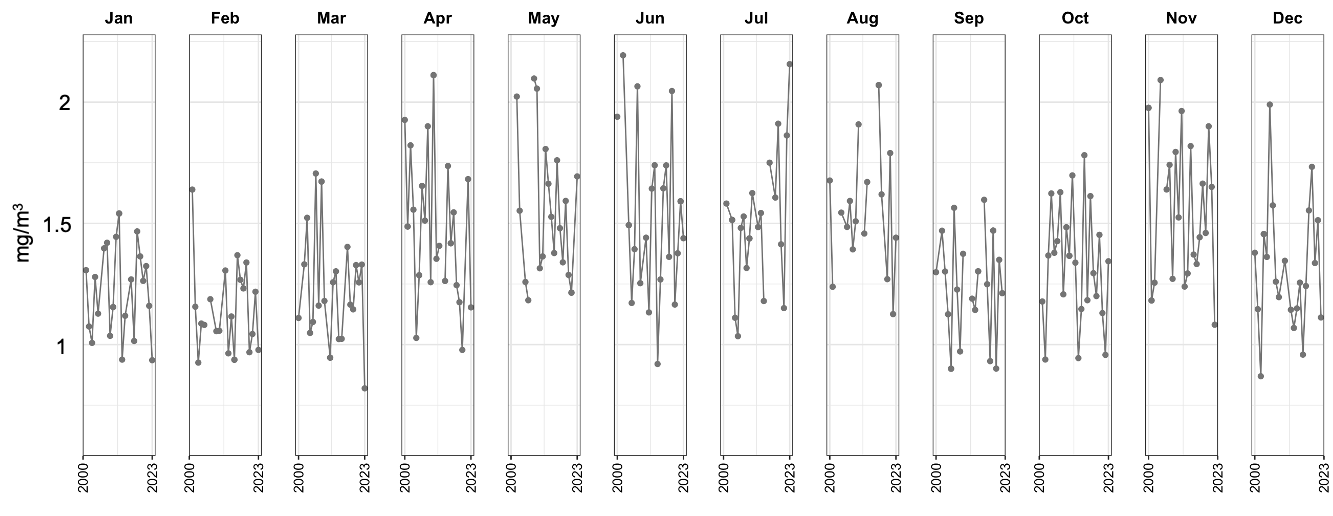

The R source for this figure:
## Figures for Surface Chlorophyll

## **Laura Gruenburg, lagruenburg@gmail.com**

#   **LAST UPDATED: June 5, 2024**

#####load required functions
#  You will need to download the functions from here https://gist.github.com/gavinsimpson/e73f011fdaaab4bb5a30

setwd("~/Desktop/NYB Indicators/Deriv")
source("Deriv.R")
library(mgcv)
library(ggplot2)
library(lubridate)
#library(mgcViz)

# https://coastwatch.pfeg.noaa.gov/erddap/info/pmlEsaCCI50OceanColorMonthly/indeyear.html

#######Load the datasets
setwd("~/Desktop/NYB Indicators/NYB_Indicators_Calculations/Final_Timeseries_Figures/Timeseries_Files_2023")
ds<-read.csv("chla_2023.csv", header = TRUE)
ds$month <- month(ds$date)
ds$year <- year(ds$date)

jan<-ds[ds$month == 1, ]
feb<-ds[ds$month == 2, ]
mar<-ds[ds$month == 3, ]
apr<-ds[ds$month == 4, ]
may<-ds[ds$month == 5, ]
jun<-ds[ds$month == 6, ]
jul<-ds[ds$month == 7, ]
aug<-ds[ds$month == 8, ]
sep<-ds[ds$month == 9, ]
oct<-ds[ds$month == 10, ]
nov<-ds[ds$month == 11, ]
dec<-ds[ds$month == 12, ]

#calculate the 30th a and 70th percentiles for the short term column of the indicators report
qjan = quantile(jan$chla, probs = c(.30, .70))

# find the last 5 years mean
mn_jan5 = mean(jan$chla[jan$year >= 2019])
# what quintile the data is in
mn_jan5 >qjan


# Creat a GAM - adjust k and remember to check model
mod_jan<- gam(chla ~ s(year, k=10), data = jan)
summary(mod_jan) #check out model
gam.check(mod_jan)

pdata_jan <- with(jan, data.frame(year = year))
p2_mod_jan <- predict(mod_jan, newdata = pdata_jan,  type = "terms", se.fit = TRUE)
intercept_jan = 1.232035  # look at p2_mod and eyeartract the intercept
pdata_jan <- transform(pdata_jan, p2_mod_jan = p2_mod_jan$fit[,1], se2_jan = p2_mod_jan$se.fit[,1])

#  Now that we have the model prediction, the neyeart step is to calculate the first derivative
#  Then determine which increases and decreases are significant
Term = "year"
mod_jan.d <- Deriv(mod_jan, n=23) # n is the number of years
mod_jan.dci <- confint(mod_jan.d, term = Term)
mod_jan.dsig <- signifD(pdata_jan$p2_mod_jan, d = mod_jan.d[[Term]]$deriv,
                        +                    mod_jan.dci[[Term]]$upper, mod_jan.dci[[Term]]$lower)

# Take a quick look to make sure it appears ok before final plotting
plot(chla ~ year, data = jan )
lines(chla ~ year, data = jan)
lines(p2_mod_jan+intercept_jan ~ year, data = pdata_jan, type = "n")
lines(p2_mod_jan+intercept_jan ~ year, data = pdata_jan)
lines(unlist(mod_jan.dsig$incr)+intercept_jan ~ year, data = pdata_jan, col = "blue", lwd = 3)
lines(unlist(mod_jan.dsig$decr)+intercept_jan ~ year, data = pdata_jan, col = "red", lwd = 3)

linearMod_jan<- lm(chla ~ year, data=jan)
summary(linearMod_jan)

##########################FEB

#calculate the 30th a and 70th percentiles for the short term column of the indicators report
qfeb = quantile(feb$chla, probs = c(.30, .70))

# find the last 5 years mean
mn_feb5 = mean(feb$chla[feb$year >= 2019])
# what quintile the data is in
mn_feb5 >qfeb

mod_feb<- gam(chla ~ s(year, k=10), data = feb)
summary(mod_feb) #check out model
gam.check(mod_feb)

pdata_feb <- with(feb, ], data.frame(year = year))
p2_mod_feb <- predict(mod_feb, newdata = pdata_feb,  type = "terms", se.fit = TRUE)
intercept_feb = 1.123051  # look at p2_mod and eyeartract the intercept
pdata_feb <- transform(pdata_feb , p2_mod_feb  = p2_mod_feb$fit[,1], se2_feb = p2_mod_feb$se.fit[,1])

#  Now that we have the model prediction, the neyeart step is to calculate the first derivative
#  Then determine which increases and decreases are significant
Term = "year"
mod_feb.d <- Deriv(mod_feb, n=24) # n is the number of years
mod_feb.dci <- confint(mod_feb.d, term = Term)
mod_feb.dsig <- signifD(pdata_feb$p2_mod_feb, d = mod_feb.d[[Term]]$deriv,
                        +                    mod_feb.dci[[Term]]$upper, mod_feb.dci[[Term]]$lower)

# Take a quick look to make sure it appears ok before final plotting
plot(feb ~ year, data = feb, ])
lines(feb ~ year, data = feb, ])
lines(p2_mod_feb+intercept_feb ~ year, data = pdata_feb, type = "n")
lines(p2_mod_feb+intercept_feb ~ year, data = pdata_feb)
lines(unlist(mod_feb.dsig$incr)+intercept_feb ~ year, data = pdata_feb, col = "blue", lwd = 3)
lines(unlist(mod_feb.dsig$decr)+intercept_feb ~ year, data = pdata_feb, col = "red", lwd = 3)

linearMod_feb<- lm(feb ~ year, data=feb, ])
summary(linearMod_feb)
##########################MAR

#calculate the 30th a and 70th percentiles for the short term column of the indicators report
qmar = quantile(mar$chla, probs = c(.30, .70))

# find the last 5 years mean
mn_mar5 = mean(mar$chla[mar$year >= 2019])
# what quintile the data is in
mn_mar5 >qmar

mod_mar<- gam(mar ~ s(year, k=10), data = ds[2:25,])
summary(mod_mar) #check out model
gam.check(mod_mar)

pdata_mar <- with(ds, data.frame(year = year))
p2_mod_mar <- predict(mod_mar, newdata = pdata_mar,  type = "terms", se.fit = TRUE)
intercept_mar = 1.210976  # look at p2_mod and eyeartract the intercept
pdata_mar <- transform(pdata_mar , p2_mod_mar  = p2_mod_mar$fit[,1], se2_mar = p2_mod_mar$se.fit[,1])

#  Now that we have the model prediction, the neyeart step is to calculate the first derivative
#  Then determine which increases and decreases are significant
Term = "year"
mod_mar.d <- Deriv(mod_mar, n=24) # n is the number of years
mod_mar.dci <- confint(mod_mar.d, term = Term)
mod_mar.dsig <- signifD(pdata_mar$p2_mod_mar, d = mod_mar.d[[Term]]$deriv,
                        +                    mod_mar.dci[[Term]]$upper, mod_mar.dci[[Term]]$lower)

# Take a quick look to make sure it appears ok before final plotting
plot(mar ~ year, data = ds[2:25, ])
lines(mar ~ year, data = ds[2:25, ])
lines(p2_mod_mar+intercept_mar ~ year, data = pdata_mar, type = "n")
lines(p2_mod_mar+intercept_mar ~ year, data = pdata_mar)
lines(unlist(mod_mar.dsig$incr)+intercept_mar ~ year, data = pdata_mar, col = "blue", lwd = 3)
lines(unlist(mod_mar.dsig$decr)+intercept_mar ~ year, data = pdata_mar, col = "red", lwd = 3)

linearMod_mar<- lm(mar ~ year, data=ds[2:25, ])
summary(linearMod_mar)


##########################APR

#calculate the 30th a and 70th percentiles for the short term column of the indicators report
qapr = quantile(apr$chla, probs = c(.30, .70))

# find the last 5 years mean
mn_apr5 = mean(apr$chla[apr$year >= 2019])
# what quintile the data is in
mn_apr5 >qapr

mod_apr<- gam(apr ~ s(year, k=10), data = ds[2:25, ])
summary(mod_apr) #check out model
gam.check(mod_apr)

pdata_apr <- with(ds[2:25, ], data.frame(year = year))
p2_mod_apr <- predict(mod_apr, newdata = pdata_apr,  type = "terms", se.fit = TRUE)
intercept_apr = 1.244894  # look at p2_mod and eyeartract the intercept
pdata_apr <- transform(pdata_apr , p2_mod_apr  = p2_mod_apr$fit[,1], se2_apr = p2_mod_apr$se.fit[,1])

#  Now that we have the model prediction, the neyeart step is to calculate the first derivative
#  Then determine which increases and decreases are significant
Term = "year"
mod_apr.d <- Deriv(mod_apr, n=24) # n is the number of years
mod_apr.dci <- confint(mod_apr.d, term = Term)
mod_apr.dsig <- signifD(pdata_apr$p2_mod_apr, d = mod_apr.d[[Term]]$deriv,
                        +                    mod_apr.dci[[Term]]$upper, mod_apr.dci[[Term]]$lower)

# Take a quick look to make sure it appears ok before final plotting
plot(apr ~ year, data = ds[2:25, ])
lines(apr ~ year, data = ds[2:25, ])
lines(p2_mod_apr+intercept_apr ~ year, data = pdata_apr, type = "n")
lines(p2_mod_apr+intercept_apr ~ year, data = pdata_apr)
lines(unlist(mod_apr.dsig$incr)+intercept_apr ~ year, data = pdata_apr, col = "blue", lwd = 3)
lines(unlist(mod_apr.dsig$decr)+intercept_apr ~ year, data = pdata_apr, col = "red", lwd = 3)

linearMod_apr<- lm(apr ~ year, data=ds[2:25, ])
summary(linearMod_apr)
# April had a statistically significant part of the GAM

##########################MAY

#calculate the 30th a and 70th percentiles for the short term column of the indicators report
qmay = quantile(may$chla, probs = c(.30, .70))

# find the last 5 years mean
mn_may5 = mean(may$chla[may$year >= 2019])
# what quintile the data is in
mn_may5 >qmay

mod_may<- gam(may ~ s(year, k=10), data = ds[2:25, ])
summary(mod_may) #check out model
gam.check(mod_may)

pdata_may <- with(ds[2:25, ], data.frame(year = year))
p2_mod_may <- predict(mod_may, newdata = pdata_may,  type = "terms", se.fit = TRUE)
intercept_may = 1.039975  # look at p2_mod and eyeartract the intercept
pdata_may <- transform(pdata_may , p2_mod_may  = p2_mod_may$fit[,1], se2_may = p2_mod_may$se.fit[,1])

#  Now that we have the model prediction, the neyeart step is to calculate the first derivative
#  Then determine which increases and decreases are significant
Term = "year"
mod_may.d <- Deriv(mod_may, n=24) # n is the number of years
mod_may.dci <- confint(mod_may.d, term = Term)
mod_may.dsig <- signifD(pdata_may$p2_mod_may, d = mod_may.d[[Term]]$deriv,
                        +                    mod_may.dci[[Term]]$upper, mod_may.dci[[Term]]$lower)

# Take a quick look to make sure it appears ok before final plotting
plot(may ~ year, data = ds[2:25, ])
lines(may ~ year, data = ds[2:25, ])
lines(p2_mod_may+intercept_may ~ year, data = pdata_may, type = "n")
lines(p2_mod_may+intercept_may ~ year, data = pdata_may)
lines(unlist(mod_may.dsig$incr)+intercept_may ~ year, data = pdata_may, col = "blue", lwd = 3)
lines(unlist(mod_may.dsig$decr)+intercept_may ~ year, data = pdata_may, col = "red", lwd = 3)

linearMod_may<- lm(may ~ year, data=ds[2:25, ])
summary(linearMod_may)

##########################JUN - one significant increase

#calculate the 30th a and 70th percentiles for the short term column of the indicators report
qjun = quantile(jun$chla, probs = c(.30, .70))

# find the last 5 years mean
mn_jun5 = mean(jun$chla[jun$year >= 2019])
# what quintile the data is in
mn_jun5 >qjun


mod_jun<- gam(jun ~ s(year, k=10), data = ds[2:25, ])
summary(mod_jun) #check out model
gam.check(mod_jun)

pdata_jun <- with(ds[2:25, ], data.frame(year = year))
p2_mod_jun <- predict(mod_jun, newdata = pdata_jun,  type = "terms", se.fit = TRUE)
intercept_jun = 0.9287668  # look at p2_mod and eyeartract the intercept
pdata_jun <- transform(pdata_jun , p2_mod_jun  = p2_mod_jun$fit[,1], se2_jun = p2_mod_jun$se.fit[,1])

#  Now that we have the model prediction, the neyeart step is to calculate the first derivative
#  Then determine which increases and decreases are significant
Term = "year"
mod_jun.d <- Deriv(mod_jun, n=24) # n is the number of years
mod_jun.dci <- confint(mod_jun.d, term = Term)
mod_jun.dsig <- signifD(pdata_jun$p2_mod_jun, d = mod_jun.d[[Term]]$deriv,
                        +                    mod_jun.dci[[Term]]$upper, mod_jun.dci[[Term]]$lower)

# Take a quick look to make sure it appears ok before final plotting
plot( jun~ year, data = ds[2:25, ])
lines(jun ~ year, data = ds[2:25, ])
lines(p2_mod_jun+intercept_jun ~ year, data = pdata_jun, type = "n")
lines(p2_mod_jun+intercept_jun ~ year, data = pdata_jun)
lines(unlist(mod_jun.dsig$incr)+intercept_jun ~ year, data = pdata_jun, col = "blue", lwd = 3)
lines(unlist(mod_jun.dsig$decr)+intercept_jun ~ year, data = pdata_jun, col = "red", lwd = 3)

linearMod_jun<- lm(jun ~ year, data=ds[2:25, ])
summary(linearMod_jun)

##########################JUL

#calculate the 30th a and 70th percentiles for the short term column of the indicators report
qjul = quantile(jul$chla, probs = c(.30, .70))

# find the last 5 years mean
mn_jul5 = mean(jul$chla[jul$year >= 2019])
# what quintile the data is in
mn_jul5 >qjul

mod_jul<- gam(jul ~ s(year, k=10), data = ds[2:25, ])
summary(mod_jul) #check out model
gam.check(mod_jul)

pdata_jul <- with(ds[2:25, ], data.frame(year = year))
p2_mod_jul <- predict(mod_jul, newdata = pdata_jul,  type = "terms", se.fit = TRUE)
intercept_jul = 1.009002 # look at p2_mod and eyeartract the intercept
pdata_jul <- transform(pdata_jul , p2_mod_jul  = p2_mod_jul$fit[,1], se2_jul = p2_mod_jul$se.fit[,1])

#  Now that we have the model prediction, the neyeart step is to calculate the first derivative
#  Then determine which increases and decreases are significant
Term = "year"
mod_jul.d <- Deriv(mod_jul, n=24) # n is the number of years
mod_jul.dci <- confint(mod_jul.d, term = Term)
mod_jul.dsig <- signifD(pdata_jul$p2_mod_jul, d = mod_jul.d[[Term]]$deriv,
                        +                    mod_jul.dci[[Term]]$upper, mod_jul.dci[[Term]]$lower)

# Take a quick look to make sure it appears ok before final plotting
plot( jul~ year, data = ds[2:25, ])
lines(jul ~ year, data = ds[2:25, ])
lines(p2_mod_jul+intercept_jul ~ year, data = pdata_jul, type = "n")
lines(p2_mod_jul+intercept_jul ~ year, data = pdata_jul)
lines(unlist(mod_jul.dsig$incr)+intercept_jul ~ year, data = pdata_jul, col = "blue", lwd = 3)
lines(unlist(mod_jul.dsig$decr)+intercept_jul ~ year, data = pdata_jul, col = "red", lwd = 3)

linearMod_jul<- lm(jul ~ year, data=ds[2:25, ])
summary(linearMod_jul)

##########################AUG

#calculate the 30th a and 70th percentiles for the short term column of the indicators report
qaug = quantile(aug$chla, probs = c(.30, .70))

# find the last 5 years mean
mn_aug5 = mean(aug$chla[aug$year >= 2019])
# what quintile the data is in
mn_aug5 >qaug

mod_aug<- gam(aug ~ s(year, k=10), data = ds[2:25, ])
summary(mod_aug) #check out model
gam.check(mod_aug)

pdata_aug <- with(ds[2:25, ], data.frame(year = year))
p2_mod_aug <- predict(mod_aug, newdata = pdata_aug,  type = "terms", se.fit = TRUE)
intercept_aug = 1.062954  # look at p2_mod and eyeartract the intercept
pdata_aug <- transform(pdata_aug , p2_mod_aug  = p2_mod_aug$fit[,1], se2_aug = p2_mod_aug$se.fit[,1])

#  Now that we have the model prediction, the neyeart step is to calculate the first derivative
#  Then determine which increases and decreases are significant
Term = "year"
mod_aug.d <- Deriv(mod_aug, n=24) # n is the number of years
mod_aug.dci <- confint(mod_aug.d, term = Term)
mod_aug.dsig <- signifD(pdata_aug$p2_mod_aug, d = mod_aug.d[[Term]]$deriv,
                        +                    mod_aug.dci[[Term]]$upper, mod_aug.dci[[Term]]$lower)

# Take a quick look to make sure it appears ok before final plotting
plot( aug~ year, data = ds[2:25, ])
lines(aug ~ year, data = ds[2:25, ])
lines(p2_mod_aug+intercept_aug ~ year, data = pdata_aug, type = "n")
lines(p2_mod_aug+intercept_aug ~ year, data = pdata_aug)
lines(unlist(mod_aug.dsig$incr)+intercept_aug ~ year, data = pdata_aug, col = "blue", lwd = 3)
lines(unlist(mod_aug.dsig$decr)+intercept_aug ~ year, data = pdata_aug, col = "red", lwd = 3)

linearMod_aug<- lm(aug ~ year, data=ds[2:25, ])
summary(linearMod_aug)

########################## SEP

#calculate the 30th a and 70th percentiles for the short term column of the indicators report
qsep = quantile(sep$chla, probs = c(.30, .70))

# find the last 5 years mean
mn_sep5 = mean(sep$chla[sep$year >= 2019])
# what quintile the data is in
mn_sep5 >qsep

mod_sep<- gam(sep ~ s(year, k=10), data = ds[2:25, ])
summary(mod_sep) #check out model
gam.check(mod_sep)

pdata_sep <- with(ds[2:25, ], data.frame(year = year))
p2_mod_sep <- predict(mod_sep, newdata = pdata_sep,  type = "terms", se.fit = TRUE)
intercept_sep = 0.8920338  # look at p2_mod and eyeartract the intercept
pdata_sep <- transform(pdata_sep , p2_mod_sep  = p2_mod_sep$fit[,1], se2_sep = p2_mod_sep$se.fit[,1])

#  Now that we have the model prediction, the neyeart step is to calculate the first derivative
#  Then determine which increases and decreases are significant
Term = "year"
mod_sep.d <- Deriv(mod_sep, n=24) # n is the number of years
mod_sep.dci <- confint(mod_sep.d, term = Term)
mod_sep.dsig <- signifD(pdata_sep$p2_mod_sep, d = mod_sep.d[[Term]]$deriv,
                        +                    mod_sep.dci[[Term]]$upper, mod_sep.dci[[Term]]$lower)

# Take a quick look to make sure it appears ok before final plotting
plot( sep~ year, data = ds[2:25, ])
lines(sep ~ year, data = ds[2:25, ])
lines(p2_mod_sep+intercept_sep ~ year, data = pdata_sep, type = "n")
lines(p2_mod_sep+intercept_sep ~ year, data = pdata_sep)
lines(unlist(mod_sep.dsig$incr)+intercept_sep ~ year, data = pdata_sep, col = "blue", lwd = 3)
lines(unlist(mod_sep.dsig$decr)+intercept_sep ~ year, data = pdata_sep, col = "red", lwd = 3)

linearMod_sep<- lm(sep ~ year, data=ds[2:25, ])
summary(linearMod_sep)

########################## OCT

#calculate the 30th a and 70th percentiles for the short term column of the indicators report
qoct = quantile(oct$chla, probs = c(.30, .70))

# find the last 5 years mean
mn_oct5 = mean(oct$chla[oct$year >= 2019])
# what quintile the data is in
mn_oct5 >qoct


mod_oct<- gam(oct ~ s(year, k=10), data = ds[2:25, ])
summary(mod_oct) #check out model
gam.check(mod_oct)

pdata_oct <- with(ds[2:25, ], data.frame(year = year))
p2_mod_oct <- predict(mod_oct, newdata = pdata_oct,  type = "terms", se.fit = TRUE)
intercept_oct = 1.079448  # look at p2_mod and eyeartract the intercept
pdata_oct <- transform(pdata_oct , p2_mod_oct  = p2_mod_oct$fit[,1], se2_oct = p2_mod_oct$se.fit[,1])

#  Now that we have the model prediction, the neyeart step is to calculate the first derivative
#  Then determine which increases and decreases are significant
Term = "year"
mod_oct.d <- Deriv(mod_oct, n=24) # n is the number of years
mod_oct.dci <- confint(mod_oct.d, term = Term)
mod_oct.dsig <- signifD(pdata_oct$p2_mod_oct, d = mod_oct.d[[Term]]$deriv,
                        +                    mod_oct.dci[[Term]]$upper, mod_oct.dci[[Term]]$lower)

# Take a quick look to make sure it appears ok before final plotting
plot( oct~ year, data = ds[2:25, ])
lines(oct ~ year, data = ds[2:25, ])
lines(p2_mod_oct+intercept_oct ~ year, data = pdata_oct, type = "n")
lines(p2_mod_oct+intercept_oct ~ year, data = pdata_oct)
lines(unlist(mod_oct.dsig$incr)+intercept_oct ~ year, data = pdata_oct, col = "blue", lwd = 3)
lines(unlist(mod_oct.dsig$decr)+intercept_oct ~ year, data = pdata_oct, col = "red", lwd = 3)

linearMod_oct<- lm(oct ~ year, data=ds[2:25, ])
summary(linearMod_oct)

########################## NOV

#calculate the 30th a and 70th percentiles for the short term column of the indicators report
qnov = quantile(nov$chla, probs = c(.30, .70))

# find the last 5 years mean
mn_nov5 = mean(nov$chla[nov$year >= 2019])
# what quintile the data is in
mn_nov5 >qnov

mod_nov<- gam(nov ~ s(year, k=10), data = ds[2:25, ])
summary(mod_nov) #check out model
gam.check(mod_nov)

pdata_nov <- with(ds[2:25, ], data.frame(year = year))
p2_mod_nov <- predict(mod_nov, newdata = pdata_nov,  type = "terms", se.fit = TRUE)
intercept_nov = 1.453728  # look at p2_mod and eyeartract the intercept
pdata_nov <- transform(pdata_nov , p2_mod_nov  = p2_mod_nov$fit[,1], se2_nov = p2_mod_nov$se.fit[,1])

#  Now that we have the model prediction, the neyeart step is to calculate the first derivative
#  Then determine which increases and decreases are significant
Term = "year"
mod_nov.d <- Deriv(mod_nov, n=24) # n is the number of years
mod_nov.dci <- confint(mod_nov.d, term = Term)
mod_nov.dsig <- signifD(pdata_nov$p2_mod_nov, d = mod_nov.d[[Term]]$deriv,
                        +                    mod_nov.dci[[Term]]$upper, mod_nov.dci[[Term]]$lower)

# Take a quick look to make sure it appears ok before final plotting
plot( nov~ year, data = ds[2:25, ])
lines(nov ~ year, data = ds[2:25, ])
lines(p2_mod_nov+intercept_nov ~ year, data = pdata_nov, type = "n")
lines(p2_mod_nov+intercept_nov ~ year, data = pdata_nov)
lines(unlist(mod_nov.dsig$incr)+intercept_nov ~ year, data = pdata_nov, col = "blue", lwd = 3)
lines(unlist(mod_nov.dsig$decr)+intercept_nov ~ year, data = pdata_nov, col = "red", lwd = 3)

linearMod_nov<- lm(nov ~ year, data=ds[2:25, ])
summary(linearMod_nov)

########################## DEC

#calculate the 30th a and 70th percentiles for the short term column of the indicators report
qdec = quantile(dec$chla, probs = c(.30, .70))

# find the last 5 years mean
mn_dec5 = mean(dec$chla[dec$year >= 2019])
# what quintile the data is in
mn_dec5 >qdec

mod_dec<- gam(dec ~ s(year, k=10), data = ds[2:25, ])
summary(mod_dec) #check out model
gam.check(mod_dec)

pdata_dec <- with(ds[2:25, ], data.frame(year = year))
p2_mod_dec <- predict(mod_dec, newdata = pdata_dec,  type = "terms", se.fit = TRUE)
intercept_dec = 1.348864  # look at p2_mod and eyeartract the intercept
pdata_dec <- transform(pdata_dec , p2_mod_dec  = p2_mod_dec$fit[,1], se2_dec = p2_mod_dec$se.fit[,1])

#  Now that we have the model prediction, the neyeart step is to calculate the first derivative
#  Then determine which increases and decreases are significant
Term = "year"
mod_dec.d <- Deriv(mod_dec, n=24) # n is the number of years
mod_dec.dci <- confint(mod_dec.d, term = Term)
mod_dec.dsig <- signifD(pdata_dec$p2_mod_dec, d = mod_dec.d[[Term]]$deriv,
                        +                    mod_dec.dci[[Term]]$upper, mod_dec.dci[[Term]]$lower)

# Take a quick look to make sure it appears ok before final plotting
plot( dec~ year, data = ds[2:25, ])
lines(dec ~ year, data = ds[2:25, ])
lines(p2_mod_dec+intercept_dec ~ year, data = pdata_dec, type = "n")
lines(p2_mod_dec+intercept_dec ~ year, data = pdata_dec)
lines(unlist(mod_dec.dsig$incr)+intercept_dec ~ year, data = pdata_dec, col = "blue", lwd = 3)
lines(unlist(mod_dec.dsig$decr)+intercept_dec ~ year, data = pdata_dec, col = "red", lwd = 3)

linearMod_dec<- lm(dec ~ year, data=ds[2:25, ])
summary(linearMod_dec)


JAN <- ggplot() + 
  #geom_line(data = ds, aes(year = year, y = dec), color = 'grey') +
  #geom_point(data = ds, aes(year = year, y = dec), color = 'gray') +   
  geom_line(data = jan, aes(x =year, y = chla), color = 'grey53') +
  geom_point(data = jan, aes(x =year, y = chla), color = 'gray53') + 
  ylim(0.62, 2.2) +
  #geom_line(data = jan, aes(x =year, y = feb), color = 'grey') +
  #geom_point(data = jan, aes(x =year, y = feb), color = 'gray') +   
  #geom_smooth(data = ds, aes(x =year, y = flowrate), method = lm, se = FALSE, color = 'black') + 
  #geom_line(data=pdata_jan, aes(x =year, y = p2_mod_jan+intercept_jan), se = FALSE, color = 'black', linetype = 'twodash', size = 1) + 
  #geom_line(data = pdata_jan, aes(y = unlist(mod_jan.dsig$incr)+intercept_jan, x =year), color = "blue", size = 1) + 
  #geom_line(data = pdata_jan, aes(y = unlist(mod_jan.dsig$decr)+intercept_jan, x =year), color = 'red', size = 1) + 
  theme_bw() +
  scale_x_continuous(breaks = c(2000,2023), labels = c(2000,2023))+
  labs (y = '', x ='', title = 'Jan') + 
  theme(plot.title=element_text(size = 12,face = 'bold',hjust = 0.5), axis.title=element_text(size = 14, face = 'bold'), axis.text= element_text(color = 'black', size = 12),
        #axis.ticks.y = element_blank(),
        #axis.text.y = element_blank(),
        #axis.ticks.x =element_blank(),
        axis.text.x = element_text(size = 10, angle =90, vjust = 0.5, hjust=0.5),
        plot.margin = margin(.25, 0.2, 0.01, 0.01, "cm"))

FEB <- ggplot() + 
  #geom_line(data = ds, aes(x =year, y = dec), color = 'grey') +
  #geom_point(data = ds, aes(x =year, y = dec), color = 'gray') +   
  geom_line(data = feb, aes(x =year, y = chla), color = 'grey53') +
  geom_point(data = feb, aes(x =year, y = chla), color = 'gray53') + 
  ylim(0.62, 2.2) +
  #geom_point(data = feb, aes(year= year, y = feb), shape = 17, size =3) +
  #geom_line(data = ds[2:25, ], aes(x =year, y = feb), color = 'grey') +
  #geom_point(data = ds[2:25, ], aes(x =year, y = feb), color = 'gray') +   
  #geom_smooth(data = ds, aes(x =year, y = flowrate), method = lm, se = FALSE, color = 'black') + 
  #geom_line(data=pdata_jan, aes(x =year, y = p2_mod_jan+intercept_jan), se = FALSE, color = 'black', linetype = 'twodash', size = 1) + 
  #geom_line(data = pdata_jan, aes(y = unlist(mod_jan.dsig$incr)+intercept_jan, x =year), color = "blue", size = 1) + 
  #geom_line(data = pdata_jan, aes(y = unlist(mod_jan.dsig$decr)+intercept_jan, x =year), color = 'red', size = 1) + 
  theme_bw() +
  scale_x_continuous(breaks = c(2000,2023), labels = c(2000,2023))+
  labs (y = '', x ='', title = 'Feb') + 
  theme(plot.title=element_text(size = 12,face = 'bold',hjust = 0.5), axis.title=element_text(size = 14, face = 'bold'), axis.text= element_text(color = 'black', size = 12),
        axis.ticks.y = element_blank(),
        axis.text.y = element_blank(),
        #axis.ticks.x =element_blank(),
        axis.text.x = element_text(size = 10, angle =90, vjust = 0.5, hjust=0.5),
        plot.margin = margin(.25, 0.2, 0.01, 0.01, "cm"))

MAR <- ggplot() + 
  #geom_line(data = ds, aes(x =year, y = dec), color = 'grey') +
  #geom_point(data = ds, aes(x =year, y = dec), color = 'gray') +   
  geom_line(data = mar, aes(x =year, y = chla), color = 'grey53') +
  geom_point(data = mar, aes(x =year, y = chla), color = 'gray53') + 
  ylim(0.62, 2.2) +
  #geom_point(data = ds[25,], aes(year= year, y = mar), shape = 17, size =3) +
  #geom_line(data = ds[2:25, ], aes(x =year, y = feb), color = 'grey') +
  #geom_point(data = ds[2:25, ], aes(x =year, y = feb), color = 'gray') +   
  #geom_smooth(data = ds, aes(x =year, y = flowrate), method = lm, se = FALSE, color = 'black') + 
  #geom_line(data=pdata_jan, aes(x =year, y = p2_mod_jan+intercept_jan), se = FALSE, color = 'black', linetype = 'twodash', size = 1) + 
  #geom_line(data = pdata_jan, aes(y = unlist(mod_jan.dsig$incr)+intercept_jan, x =year), color = "blue", size = 1) + 
  #geom_line(data = pdata_jan, aes(y = unlist(mod_jan.dsig$decr)+intercept_jan, x =year), color = 'red', size = 1) + 
  theme_bw() +
  scale_x_continuous(breaks = c(2000,2023), labels = c(2000,2023))+
  labs (y = '', x ='', title = 'Mar') + 
  theme(plot.title=element_text(size = 12,face = 'bold',hjust = 0.5), axis.title=element_text(size = 14, face = 'bold'), axis.text= element_text(color = 'black', size = 12),
        axis.ticks.y = element_blank(),
        axis.text.y = element_blank(),
        #axis.ticks.x =element_blank(),
        axis.text.x = element_text(size = 10, angle =90, vjust = 0.5, hjust=0.5),
        plot.margin = margin(.25, 0.2, 0.01, 0.01, "cm"))

APR <- ggplot() + 
  #geom_line(data = ds, aes(x =year, y = dec), color = 'grey') +
  #geom_point(data = ds, aes(x =year, y = dec), color = 'gray') +   
  geom_line(data = apr, aes(x =year, y = chla), color = 'grey53') +
  geom_point(data = apr, aes(x =year, y = chla), color = 'gray53') + 
  ylim(0.62, 2.2) +
  #geom_point(data = ds[25,], aes(year= year, y = apr), shape = 17, size =3) +
  #geom_line(data = ds[2:25, ], aes(x =year, y = feb), color = 'grey') +
  #geom_point(data = ds[2:25, ], aes(x =year, y = feb), color = 'gray') +   
  #geom_smooth(data = ds, aes(x =year, y = flowrate), method = lm, se = FALSE, color = 'black') + 
  #geom_line(data=pdata_jan, aes(x =year, y = p2_mod_jan+intercept_jan), se = FALSE, color = 'black', linetype = 'twodash', size = 1) + 
  #geom_line(data = pdata_jan, aes(y = unlist(mod_jan.dsig$incr)+intercept_jan, x =year), color = "blue", size = 1) + 
  #geom_line(data = pdata_apr, aes(y = unlist(mod_apr.dsig$decr)+intercept_apr, x =year), color = 'red', size = 1) + 
  theme_bw() +
  scale_x_continuous(breaks = c(2000,2023), labels = c(2000,2023))+
  labs (y = '', x ='', title = 'Apr') + 
  theme(plot.title=element_text(size = 12,face = 'bold',hjust = 0.5), axis.title=element_text(size = 14, face = 'bold'), axis.text= element_text(color = 'black', size = 12),
        axis.ticks.y = element_blank(),
        axis.text.y = element_blank(),
        #axis.ticks.x =element_blank(),
        axis.text.x = element_text(size = 10, angle =90, vjust = 0.5, hjust=0.5),
        plot.margin = margin(.25, 0.2, 0.01, 0.01, "cm"))

MAY <- ggplot() + 
  #geom_line(data = ds, aes(x =year, y = dec), color = 'grey') +
  #geom_point(data = ds, aes(x =year, y = dec), color = 'gray') +   
  geom_line(data = may, aes(x =year, y = chla), color = 'grey53') +
  geom_point(data = may, aes(x =year, y = chla), color = 'gray53') + 
  ylim(0.62, 2.2) +
  #geom_point(data = ds[25,], aes(year= year, y = may), shape = 17, size =3) +
  #geom_line(data = ds[2:25, ], aes(x =year, y = feb), color = 'grey') +
  #geom_point(data = ds[2:25, ], aes(x =year, y = feb), color = 'gray') +   
  #geom_smooth(data = ds, aes(x =year, y = flowrate), method = lm, se = FALSE, color = 'black') + 
  #geom_line(data=pdata_jan, aes(x =year, y = p2_mod_jan+intercept_jan), se = FALSE, color = 'black', linetype = 'twodash', size = 1) + 
  #geom_line(data = pdata_jan, aes(y = unlist(mod_jan.dsig$incr)+intercept_jan, x =year), color = "blue", size = 1) + 
  #geom_line(data = pdata_jan, aes(y = unlist(mod_jan.dsig$decr)+intercept_jan, x =year), color = 'red', size = 1) + 
  theme_bw() +
  scale_x_continuous(breaks = c(2000,2023), labels = c(2000,2023))+
  labs (y = '', x ='', title = 'May') + 
  theme(plot.title=element_text(size = 12,face = 'bold',hjust = 0.5), axis.title=element_text(size = 14, face = 'bold'), axis.text= element_text(color = 'black', size = 12),
        axis.ticks.y = element_blank(),
        axis.text.y = element_blank(),
        #axis.ticks.x =element_blank(),
        axis.text.x = element_text(size = 10, angle =90, vjust = 0.5, hjust=0.5),
        plot.margin = margin(.25, 0.2, 0.01, 0.01, "cm"))

JUN <- ggplot() + 
  #geom_line(data = ds, aes(x =year, y = dec), color = 'grey') +
  #geom_point(data = ds, aes(x =year, y = dec), color = 'gray') +   
  geom_line(data = jun, aes(x =year, y = chla), color = 'grey53') +
  geom_point(data = jun, aes(x =year, y = chla), color = 'gray53') + 
  ylim(0.62, 2.2) +
  #geom_point(data = ds[25,], aes(year= year, y = jun), shape = 17, size =3) +
  #geom_line(data = ds[2:25, ], aes(x =year, y = feb), color = 'grey') +
  #geom_point(data = ds[2:25, ], aes(x =year, y = feb), color = 'gray') +   
  #geom_smooth(data = ds, aes(x =year, y = flowrate), method = lm, se = FALSE, color = 'black') + 
  #geom_line(data=pdata_jan, aes(x =year, y = p2_mod_jan+intercept_jan), se = FALSE, color = 'black', linetype = 'twodash', size = 1) + 
  #geom_line(data = pdata_jan, aes(y = unlist(mod_jan.dsig$incr)+intercept_jan, x =year), color = "blue", size = 1) + 
  #geom_line(data = pdata_jan, aes(y = unlist(mod_jan.dsig$decr)+intercept_jan, x =year), color = 'red', size = 1) + 
  theme_bw() +
  scale_x_continuous(breaks = c(2000,2023), labels = c(2000,2023))+
  labs (y = '', x ='', title = 'Jun') + 
  theme(plot.title=element_text(size = 12,face = 'bold',hjust = 0.5), axis.title=element_text(size = 14, face = 'bold'), axis.text= element_text(color = 'black', size = 12),
        axis.ticks.y = element_blank(),
        axis.text.y = element_blank(),
        #axis.ticks.x =element_blank(),
        axis.text.x = element_text(size = 10, angle =90, vjust = 0.5, hjust=0.5),
        plot.margin = margin(.25, 0.2, 0.01, 0.01, "cm"))

JUL <- ggplot() + 
  #geom_line(data = ds, aes(x =year, y = dec), color = 'grey') +
  #geom_point(data = ds, aes(x =year, y = dec), color = 'gray') +   
  geom_line(data = jul, aes(x =year, y = chla), color = 'grey53') +
  geom_point(data = jul, aes(x =year, y = chla), color = 'gray53') + 
  ylim(0.62, 2.2) +
  #geom_point(data = ds[25,], aes(year= year, y = jul), shape = 17, size =3) +
  #geom_line(data = ds[2:25, ], aes(x =year, y = feb), color = 'grey') +
  #geom_point(data = ds[2:25, ], aes(x =year, y = feb), color = 'gray') +   
  #geom_smooth(data = ds, aes(x =year, y = flowrate), method = lm, se = FALSE, color = 'black') + 
  #geom_line(data=pdata_jan, aes(x =year, y = p2_mod_jan+intercept_jan), se = FALSE, color = 'black', linetype = 'twodash', size = 1) + 
  #geom_line(data = pdata_jan, aes(y = unlist(mod_jan.dsig$incr)+intercept_jan, x =year), color = "blue", size = 1) + 
  #geom_line(data = pdata_jan, aes(y = unlist(mod_jan.dsig$decr)+intercept_jan, x =year), color = 'red', size = 1) + 
  theme_bw() +
  scale_x_continuous(breaks = c(2000,2023), labels = c(2000,2023))+
  labs (y = '', x ='', title = 'Jul') + 
  theme(plot.title=element_text(size = 12,face = 'bold',hjust = 0.5), axis.title=element_text(size = 14, face = 'bold'), axis.text= element_text(color = 'black', size = 12),
        axis.ticks.y = element_blank(),
        axis.text.y = element_blank(),
        # axis.ticks.x =element_blank(),
        axis.text.x = element_text(size = 10, angle =90, vjust = 0.5, hjust=0.5),
        plot.margin = margin(.25, 0.2, 0.01, 0.01, "cm"))

AUG <- ggplot() + 
  #geom_line(data = ds, aes(x =year, y = dec), color = 'grey') +
  #geom_point(data = ds, aes(x =year, y = dec), color = 'gray') +   
  geom_line(data = aug, aes(x =year, y = chla), color = 'grey53') +
  geom_point(data = aug, aes(x =year, y = chla), color = 'gray53') + 
  ylim(0.62, 2.2) +
  #geom_point(data = ds[25,], aes(year= year, y = aug), shape = 17, size =3) +
  #geom_line(data = ds[2:25, ], aes(x =year, y = feb), color = 'grey') +
  #geom_point(data = ds[2:25, ], aes(x =year, y = feb), color = 'gray') +   
  #geom_smooth(data = ds, aes(x =year, y = flowrate), method = lm, se = FALSE, color = 'black') + 
  #geom_line(data=pdata_jan, aes(x =year, y = p2_mod_jan+intercept_jan), se = FALSE, color = 'black', linetype = 'twodash', size = 1) + 
  #geom_line(data = pdata_jan, aes(y = unlist(mod_jan.dsig$incr)+intercept_jan, x =year), color = "blue", size = 1) + 
  #geom_line(data = pdata_jan, aes(y = unlist(mod_jan.dsig$decr)+intercept_jan, x =year), color = 'red', size = 1) + 
  theme_bw() +
  scale_x_continuous(breaks = c(2000,2023), labels = c(2000,2023))+
  labs (y = '', x ='', title = 'Aug') + 
  theme(plot.title=element_text(size = 12,face = 'bold',hjust = 0.5), axis.title=element_text(size = 14, face = 'bold'), axis.text= element_text(color = 'black', size = 12),
        axis.ticks.y = element_blank(),
        axis.text.y = element_blank(),
        # axis.ticks.x =element_blank(),
        axis.text.x = element_text(size = 10, angle =90, vjust = 0.5, hjust=0.5),
        plot.margin = margin(.25, 0.2, 0.01, 0.01, "cm"))

SEP <- ggplot() + 
  #geom_line(data = ds, aes(x =year, y = dec), color = 'grey') +
  #geom_point(data = ds, aes(x =year, y = dec), color = 'gray') +   
  geom_line(data = sep, aes(x =year, y = chla), color = 'grey53') +
  geom_point(data = sep, aes(x =year, y = chla), color = 'gray53') + 
  ylim(0.62, 2.2) +
  #geom_point(data = ds[25,], aes(year= year, y = sep), shape = 17, size =3) +
  #geom_line(data = ds[2:25, ], aes(x =year, y = feb), color = 'grey') +
  #geom_point(data = ds[2:25, ], aes(x =year, y = feb), color = 'gray') +   
  #geom_smooth(data = ds, aes(x =year, y = flowrate), method = lm, se = FALSE, color = 'black') + 
  #geom_line(data=pdata_jan, aes(x =year, y = p2_mod_jan+intercept_jan), se = FALSE, color = 'black', linetype = 'twodash', size = 1) + 
  #geom_line(data = pdata_jan, aes(y = unlist(mod_jan.dsig$incr)+intercept_jan, x =year), color = "blue", size = 1) + 
  #geom_line(data = pdata_jan, aes(y = unlist(mod_jan.dsig$decr)+intercept_jan, x =year), color = 'red', size = 1) + 
  theme_bw() +
  scale_x_continuous(breaks = c(2000,2023), labels = c(2000,2023))+
  labs (y = '', x ='', title = 'Sep') + 
  theme(plot.title=element_text(size = 12,face = 'bold',hjust = 0.5), axis.title=element_text(size = 14, face = 'bold'), axis.text= element_text(color = 'black', size = 12),
        axis.ticks.y = element_blank(),
        axis.text.y = element_blank(),
        # axis.ticks.x =element_blank(),
        axis.text.x = element_text(size = 10, angle =90, vjust = 0.5, hjust=0.5),
        plot.margin = margin(.25, 0.2, 0.01, 0.01, "cm"))

OCT <- ggplot() + 
  #geom_line(data = ds, aes(x =year, y = dec), color = 'grey') +
  #geom_point(data = ds, aes(x =year, y = dec), color = 'gray') +   
  geom_line(data = oct, aes(x =year, y = chla), color = 'grey53') +
  geom_point(data = oct, aes(x =year, y = chla), color = 'gray53') + 
  ylim(0.62, 2.2) +
  #geom_point(data = ds[25,], aes(year= year, y = oct), shape = 17, size =3) +
  #geom_line(data = ds[2:25, ], aes(x =year, y = feb), color = 'grey') +
  #geom_point(data = ds[2:25, ], aes(x =year, y = feb), color = 'gray') +   
  #geom_smooth(data = ds, aes(x =year, y = flowrate), method = lm, se = FALSE, color = 'black') + 
  #geom_line(data=pdata_jan, aes(x =year, y = p2_mod_jan+intercept_jan), se = FALSE, color = 'black', linetype = 'twodash', size = 1) + 
  #geom_line(data = pdata_jan, aes(y = unlist(mod_jan.dsig$incr)+intercept_jan, x =year), color = "blue", size = 1) + 
  #geom_line(data = pdata_jan, aes(y = unlist(mod_jan.dsig$decr)+intercept_jan, x =year), color = 'red', size = 1) + 
  theme_bw() +
  scale_x_continuous(breaks = c(2000,2023), labels = c(2000,2023))+
  labs (y = '', x ='', title = 'Oct') + 
  theme(plot.title=element_text(size = 12,face = 'bold',hjust = 0.5), axis.title=element_text(size = 14, face = 'bold'), axis.text= element_text(color = 'black', size = 12),
        axis.ticks.y = element_blank(),
        axis.text.y = element_blank(),
        #  axis.ticks.x =element_blank(),
        axis.text.x = element_text(size = 10, angle =90, vjust = 0.5, hjust=0.5),
        plot.margin = margin(.25, 0.2, 0.01, 0.01, "cm"))

NOV <- ggplot() + 
  #geom_line(data = ds, aes(x =year, y = dec), color = 'grey') +
  #geom_point(data = ds, aes(x =year, y = dec), color = 'gray') +   
  geom_line(data = nov, aes(x =year, y = chla), color = 'grey53') +
  geom_point(data = nov, aes(x =year, y = chla), color = 'gray53') + 
  ylim(0.62, 2.2) +
  #geom_point(data = ds[25,], aes(year= year, y = nov), shape = 17, size =3) +
  #geom_line(data = ds[2:25, ], aes(x =year, y = feb), color = 'grey') +
  #geom_point(data = ds[2:25, ], aes(x =year, y = feb), color = 'gray') +   
  #geom_smooth(data = ds, aes(x =year, y = flowrate), method = lm, se = FALSE, color = 'black') + 
  #geom_line(data=pdata_jan, aes(x =year, y = p2_mod_jan+intercept_jan), se = FALSE, color = 'black', linetype = 'twodash', size = 1) + 
  #geom_line(data = pdata_jan, aes(y = unlist(mod_jan.dsig$incr)+intercept_jan, x =year), color = "blue", size = 1) + 
  #geom_line(data = pdata_jan, aes(y = unlist(mod_jan.dsig$decr)+intercept_jan, x =year), color = 'red', size = 1) + 
  theme_bw() +
  scale_x_continuous(breaks = c(2000,2023), labels = c(2000,2023))+
  labs (y = '', x ='', title = 'Nov') + 
  theme(plot.title=element_text(size = 12,face = 'bold',hjust = 0.5), axis.title=element_text(size = 14, face = 'bold'), axis.text= element_text(color = 'black', size = 12),
        axis.ticks.y = element_blank(),
        axis.text.y = element_blank(),
        #axis.ticks.x =element_blank(),
        axis.text.x = element_text(size = 10, angle =90, vjust = 0.5, hjust=0.5),
        plot.margin = margin(.25, 0.2, 0.01, 0.01, "cm"))

DEC <- ggplot() + 
  #geom_line(data = ds, aes(x =year, y = dec), color = 'grey') +
  #geom_point(data = ds, aes(x =year, y = dec), color = 'gray') +   
  geom_line(data = dec, aes(x =year, y = chla), color = 'grey53') +
  geom_point(data = dec, aes(x =year, y = chla), color = 'gray53') + 
  ylim(0.62, 2.2) +
  #geom_point(data = ds[25,], aes(year= year, y = dec), shape = 17, size =3) +
  #geom_line(data = ds[2:25, ], aes(x =year, y = feb), color = 'grey') +
  #geom_point(data = ds[2:25, ], aes(x =year, y = feb), color = 'gray') +   
  #geom_smooth(data = ds, aes(x =year, y = flowrate), method = lm, se = FALSE, color = 'black') + 
  #geom_line(data=pdata_jan, aes(x =year, y = p2_mod_jan+intercept_jan), se = FALSE, color = 'black', linetype = 'twodash', size = 1) + 
  #geom_line(data = pdata_jan, aes(y = unlist(mod_jan.dsig$incr)+intercept_jan, x =year), color = "blue", size = 1) + 
  #geom_line(data = pdata_jan, aes(y = unlist(mod_jan.dsig$decr)+intercept_jan, x =year), color = 'red', size = 1) + 
  theme_bw() +
  scale_x_continuous(breaks = c(2000,2023), labels = c(2000,2023))+
  labs (y = '', x ='', title = 'Dec') + 
  theme(plot.title=element_text(size = 12,face = 'bold',hjust = 0.5), axis.title=element_text(size = 14, face = 'bold'), axis.text= element_text(color = 'black', size = 12),
        axis.ticks.y = element_blank(),
        axis.text.y = element_blank(),
        #axis.ticks.x =element_blank(),
        axis.text.x = element_text(size = 10, angle =90, vjust = 0.5, hjust=0.5),
        plot.margin = margin(.25, 0.2, 0.01, 0.01, "cm"))


# Now plot all 12 together
library(ggpubr)

ggarrange(JAN,FEB,MAR,APR,MAY,JUN,JUL,AUG,SEP,OCT,NOV,DEC,nrow=1,ncol=12)
